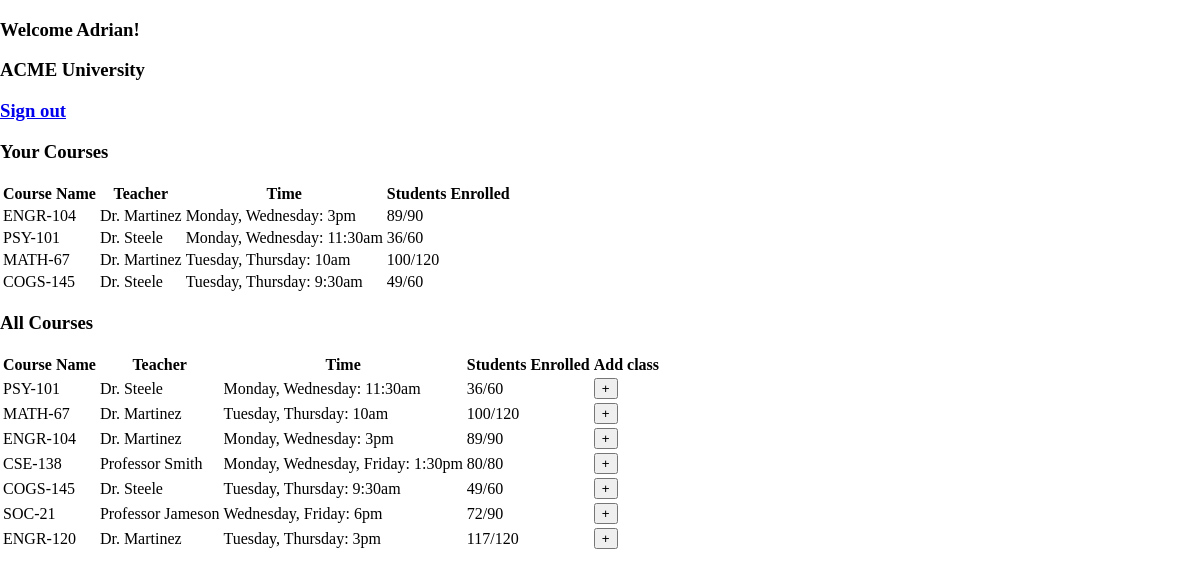
Screenshot of /loggedinStudent (signed in) with the database file from the repository.
### app.py (models this page shows)
class Student(db.Model):
  id = db.Column(db.Integer, primary_key=True)
  name = db.Column(db.String, nullable=False)
  username = db.Column(db.String, unique=True)
  courses = db.relationship('Enrollment', backref='Student')
  authentication = db.relationship('User', backref='Student')

class Course(db.Model):
  id = db.Column(db.Integer, primary_key=True)
  name = db.Column(db.String, unique=True, nullable=False)
  teacher = db.Column(db.Integer, db.ForeignKey('teacher.id'), nullable=False)
  time = db.Column(db.String, nullable=False)
  maxEnrolled = db.Column(db.Integer, nullable = False)
  numEnrolled = db.Column(db.Integer)
  students = db.relationship('Enrollment', backref='Course')

class Teacher(db.Model):
  id = db.Column(db.Integer, primary_key=True)
  name = db.Column(db.String, nullable=False)
  username = db.Column(db.String, unique=True)
  courses = db.relationship('Course', backref='Teacher')
  authentication = db.relationship('User', backref='Teacher')

### app.py (the view)
@app.route('/loggedinStudent')
@login_required
def loggedinStudent():
  if current_user.studentId is None:
    return redirect(url_for('index'))
  classes = Course.query.all()
  currentStudent = Student.query.filter_by(id = current_user.Student.id).first()
  enrollments = Enrollment.query.filter_by(studentId = currentStudent.id)
  courses = []
  for item in enrollments:
    courses.append(item.Course)
  return render_template('student_page.html', classes=classes, courses=courses)

### app.py (called while the page is built)
@login_manager.user_loader
def load_user(user_id):
  return User.query.get(int(user_id))

### templates/student_page.html (shortened to what this page needs)
<!DOCTYPE html>
<html lang="en">
<head>
    <link rel="stylesheet" href="{{ url_for('static', filename='student.css') }}">
</head>
<body>
    <div>
        <div class="welcome">
            <h3>Welcome {{current_user.Student.name}}!</h3>
        </div>
        <div class="title">
            <h3>ACME University</h3>
        </div>
        <div class="logout">
            <h3><a href="{{ url_for('logout')}}">Sign out</a></h3>
        </div>
    </div>
    <div id="your_courses" class="course_content">
        <h3>Your Courses</h3>
        <table class="table">
            <thead>
                <tr>
                    <th scope="col">Course Name</th>
                    <th scope="col">Teacher</th>
                    <th scope="col">Time</th>
                    <th scope="col">Students Enrolled</th>
                </tr>
            </thead>
            {% for i in courses %}
            <tbody>
                <tr>
                    <td>{{i.name}}</td>
                    <td>{{i.Teacher.name}}</td>
                    <td>{{i.time}}</td>
                    <td>{{i.numEnrolled}}/{{i.maxEnrolled}}</td>
                </tr>
                {% endfor%}
            </tbody>
        </table>
    </div>
    <div id="add_courses" class="addcourse_content">
        <h3>All Courses</h3>
        <table class="table">
            <thead>
                <tr>
                    <th scope="col">Course Name</th>
                    <th scope="col">Teacher</th>
                    <th scope="col">Time</th>
                    <th scope="col">Students Enrolled</th>
                    <th scope="col">Add class</th>
                </tr>
            </thead>
            {% for i in classes %}
            <tbody>
                <tr>
                    <td>{{i.name}}</a></td>
                    <td>{{i.Teacher.name}}</td>
                    <td>{{i.time}}</td>
                    <td>{{i.numEnrolled}}/{{i.maxEnrolled}}</td>
                    <td><a href="{{url_for('addClass', classId=i.id)}}"><button>+</button></a></td>
                </tr>
                {% endfor%}
            </tbody>
        </table>
    </div>
</body>
</html>

### static/student.css (style rules this page uses)
body { padding:0; margin:0; }

### rows the page displays
Student: Student.name "Adrian"
Course: name "ENGR-104", Teacher.name "Dr. Martinez", time "Monday, Wednesday: 3pm", numEnrolled "89", maxEnrolled "90"
Course: name "PSY-101", Teacher.name "Dr. Steele", time "Monday, Wednesday: 11:30am", numEnrolled "36", maxEnrolled "60"
Course: name "MATH-67", Teacher.name "Dr. Martinez", time "Tuesday, Thursday: 10am", numEnrolled "100", maxEnrolled "120"
Course: name "COGS-145", Teacher.name "Dr. Steele", time "Tuesday, Thursday: 9:30am", numEnrolled "49", maxEnrolled "60"
Course: name "CSE-138", Teacher.name "Professor Smith", time "Monday, Wednesday, Friday: 1:30pm", numEnrolled "80", maxEnrolled "80"
Course: name "SOC-21", Teacher.name "Professor Jameson", time "Wednesday, Friday: 6pm", numEnrolled "72", maxEnrolled "90"
Course: name "ENGR-120", Teacher.name "Dr. Martinez", time "Tuesday, Thursday: 3pm", numEnrolled "117", maxEnrolled "120"
